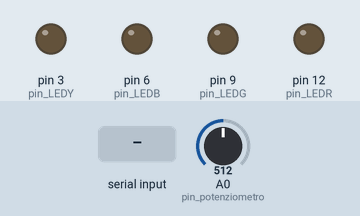
Recording of a sketch running on a simulated Arduino Uno, built with avr-gcc and run on an emulated ATmega328P. Parts: output pins drawn as LEDs (lit = HIGH). The inputs (shaded band) are chosen by the test bench; at power-on: A0 (pin_potenziometro) = 512. What the sketch prints to the serial monitor is not drawn.

Above: at 1.2 s.
1.3 s: byte 0 (0) received over Serial
At 1.4 s:
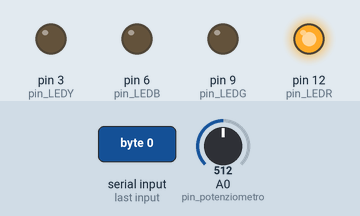
3.0 s: byte 1 (1) received over Serial
At 3.1 s:
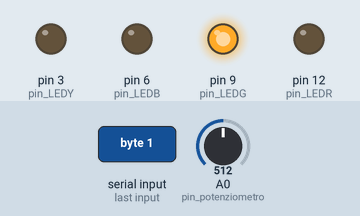
4.7 s: byte 2 (2) received over Serial
At 4.8 s:
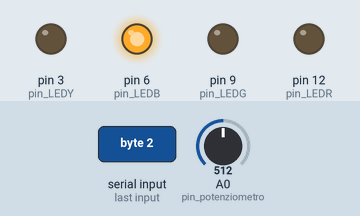
6.4 s: byte 3 (3) received over Serial
At 6.5 s:
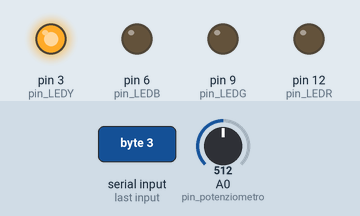
Timing chart, 0 to 9.4 s (numbered marks = the images above; inputs shaded):
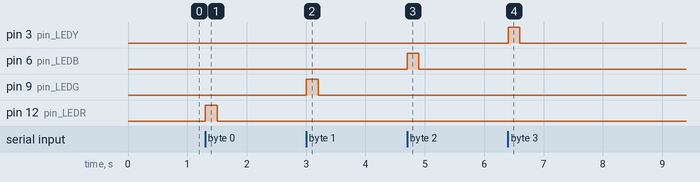

The sketch:

seriale_arduino.ino
```cpp
const int pin_potenziometro = A0;
const int pin_LEDR = 12;
const int pin_LEDG = 9;
const int pin_LEDB = 6;
const int pin_LEDY = 3;
const int pin_button = 7;


int analog_pot;   // valore potenziometro letto (0 : 1023)
int pos;          // posizione pallina da inviare nella seriale
int pos_prec;     // posizione inviata precedentemente
int pin_LED;
int data_received;
volatile bool button_flag = LOW;

void setup() {
  Serial.begin(9600);

  pinMode(pin_LEDR, OUTPUT);
  pinMode(pin_LEDG, OUTPUT);
  pinMode(pin_LEDB, OUTPUT);
  pinMode(pin_LEDY, OUTPUT);
  pinMode(pin_button, INPUT_PULLUP);

  attachInterrupt(digitalPinToInterrupt(pin_button), setButtonFlag , FALLING);

}

void loop() {

  analog_pot = analogRead(pin_potenziometro);

  if(analog_pot >= 0 && analog_pot < 60)     pos = 0;
  if(analog_pot >= 64 && analog_pot < 276)   pos = 1;
  if(analog_pot >= 280 && analog_pot < 648)  pos = 2;
  if(analog_pot >= 652 && analog_pot < 1023) pos = 3;

  if(pos != pos_prec) {
     Serial.write(pos);
     pos_prec = pos;
    }

  if(button_flag == HIGH) {
    Serial.write(4);
    button_flag = LOW;
   }

   if(Serial.available()>0){
    data_received = Serial.read();
      if(data_received == 0){
        digitalWrite(pin_LEDR, HIGH);
        delay(200);
        digitalWrite(pin_LEDR, LOW);
        }

      if(data_received == 1){
        digitalWrite(pin_LEDG, HIGH);
        delay(200);
        digitalWrite(pin_LEDG, LOW);
        }
      if(data_received == 2){
        digitalWrite(pin_LEDB, HIGH);
        delay(200);
        digitalWrite(pin_LEDB, LOW);
        }
      if(data_received == 3){
        digitalWrite(pin_LEDY, HIGH);
        delay(200);
        digitalWrite(pin_LEDY, LOW);
      }
    }


delay(1);
}

void setButtonFlag(){
  button_flag = HIGH;
  }
```

Measured:
- after the input at 1.3 s, pin 12 (pin_LEDR): LOW → HIGH at once, → LOW 0.20 s later
- after the input at 3.0 s, pin 9 (pin_LEDG): LOW → HIGH at once, → LOW 0.20 s later
- after the input at 4.7 s, pin 6 (pin_LEDB): LOW → HIGH at once, → LOW 0.20 s later
- after the input at 6.4 s, pin 3 (pin_LEDY): LOW → HIGH at once, → LOW 0.20 s later
